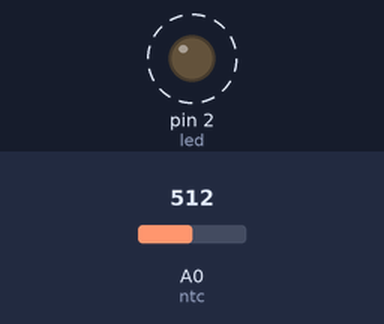
This sketch was run on a simulated Arduino Uno, built with avr-gcc and run on an emulated ATmega328P. Shown: output pins drawn as LEDs (lit = HIGH). Dashed ring = blinking. Inputs (shaded band) come from the test bench; at power-on: A0 (ntc) = 512.

Above: at 1.25 s.
1.3 s: A0 (ntc) set to 201
4.3 s: A0 (ntc) set to 174
At 4.3 s:
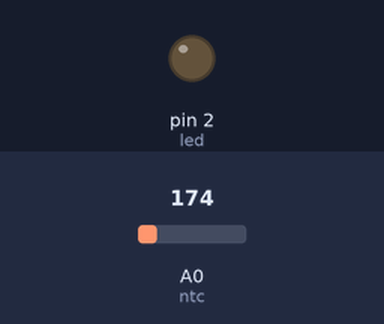
5.8 s: A0 (ntc) set to 193
At 6.04 s:
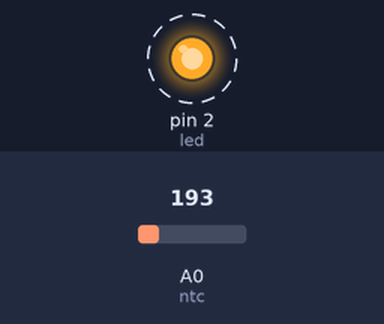
8.8 s: A0 (ntc) set to 173
Timing chart, 0 to 11.3 s (numbered marks = the images above; inputs shaded):
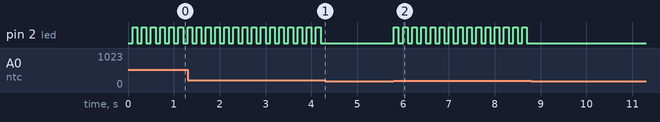

Measured:
- the behaviour switches between 184 and 183 on A0 (ntc) (found by bisection; images 0 and 1)
- after the input at 4.3 s, pin 2 (led): stops changing and stays LOW
- after the input at 5.8 s, pin 2 (led): alternates HIGH for 0.10 s and LOW for 0.10 s, starting at once
- after the input at 8.8 s, pin 2 (led): stops changing and stays LOW
- by itself, pin 2 (led): alternates HIGH for 0.10 s and LOW for 0.10 s

The sketch:

Sensortemperatura.ino
```cpp
const int ntc = A0;
const int led = 2;

unsigned long tempo = 0;

void setup() {
  pinMode(led, OUTPUT);
}

void loop() {
  int valor = analogRead(ntc);

  if (valor > 183) { // ajuste conforme necessário
    if (millis() - tempo >= 100) {
      tempo = millis();
      digitalWrite(led, !digitalRead(led));
    }
  } else {
    digitalWrite(led, LOW);
  }
}
```
